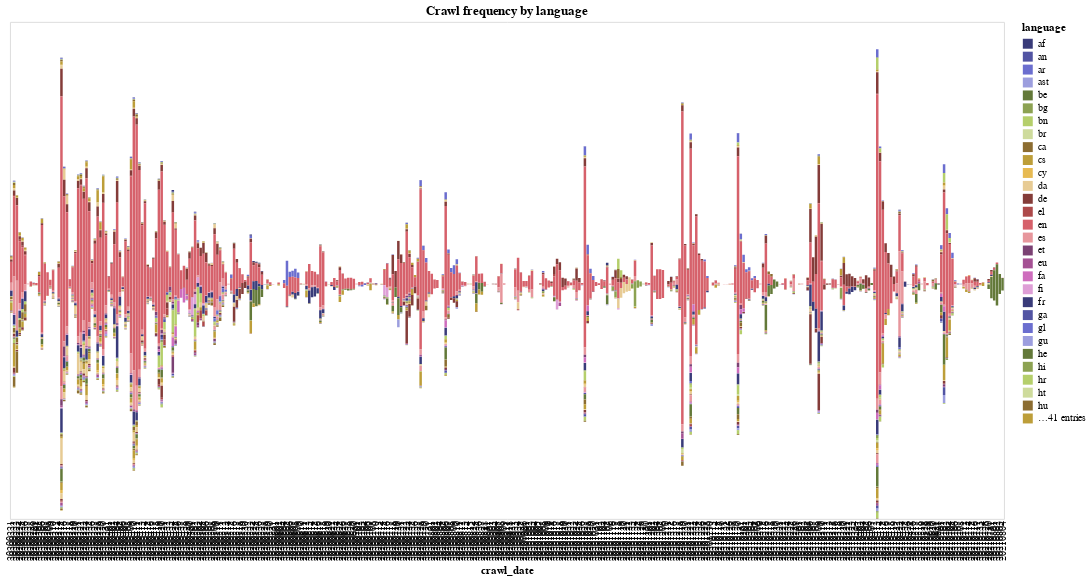

The notebook cell this image was saved under:
### Code cell
# Another example of altair chart, in the form of a flowchart
alt.data_transformers.disable_max_rows()

selection = alt.selection_multi(fields=['language'], bind='legend')

crawl_stream = (
    alt.Chart(web_pages_byCrawlDate_byLanguage)
        .mark_bar()
        .encode(
            alt.Tooltip("language"),
            alt.X('crawl_date:O',
                axis=alt.Axis(domain=False, tickSize=0)
            ),
            alt.Y('0:Q', stack='center', axis=None),
            alt.Color('language:N',
                scale=alt.Scale(scheme='category20b'),
            ),
            opacity=alt.condition(selection, alt.value(1), alt.value(0.2))
    ).interactive().add_selection(
            selection
        )
)

crawl_stream.properties(width=1000, height=500, title="Crawl frequency by language")

### Figure 1 — Vega-Lite specification as saved in the notebook (floating-point values rounded to 4 significant figures; data arrays with more than 128 entries replaced by an {"elided": "..."} marker saying what was removed)
{"config": {"view": {"continuousWidth": 400, "continuousHeight": 300}}, "data": {"name": "data-32a5ea6c32e6810931d41e887b4c1b62"}, "mark": "bar", "encoding": {"color": {"type": "nominal", "field": "language", "scale": {"scheme": "category20b"}}, "opacity": {"condition": {"value": 1, "selection": "selector044"}, "value": 0.2}, "tooltip": {"type": "nominal", "field": "language"}, "x": {"type": "ordinal", "axis": {"domain": false, "tickSize": 0}, "field": "crawl_date"}, "y": {"type": "quantitative", "axis": null, "field": "0", "stack": "center"}}, "height": 500, "selection": {"selector045": {"type": "interval", "bind": "scales", "encodings": ["x", "y"]}, "selector044": {"type": "multi", "fields": ["language"], "bind": "legend"}}, "title": "Crawl frequency by language", "width": 1000, "$schema": "https://vega.github.io/schema/vega-lite/v4.8.1.json", "datasets": {"data-32a5ea6c32e6810931d41e887b4c1b62": {"elided": "10967 records"}}}
